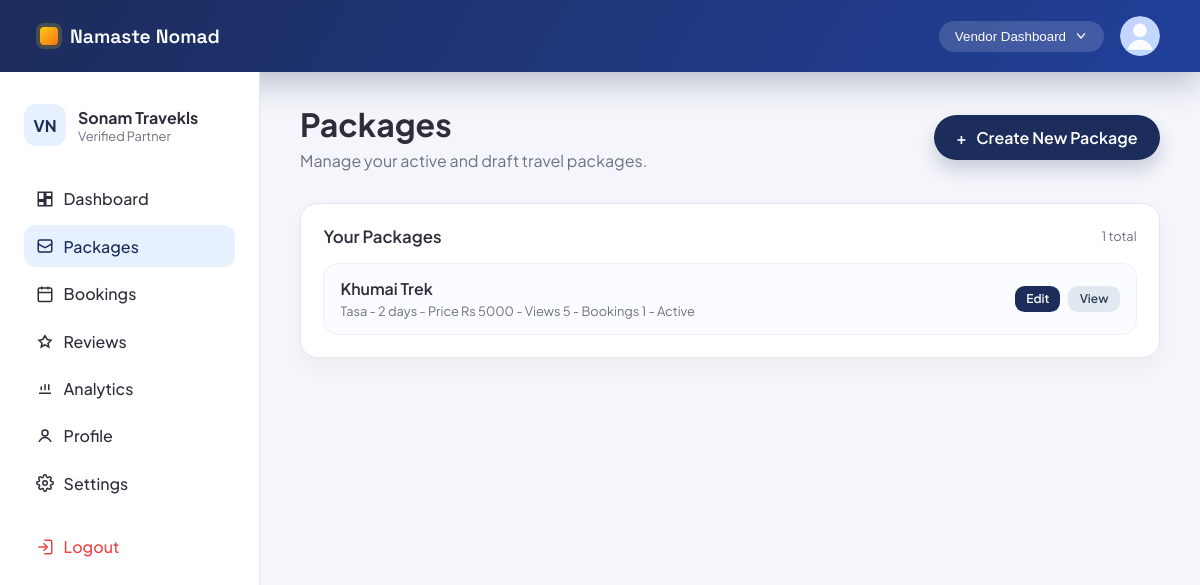
The page /accounts/vendor/packages/ (signed in) on the database as committed earlier.
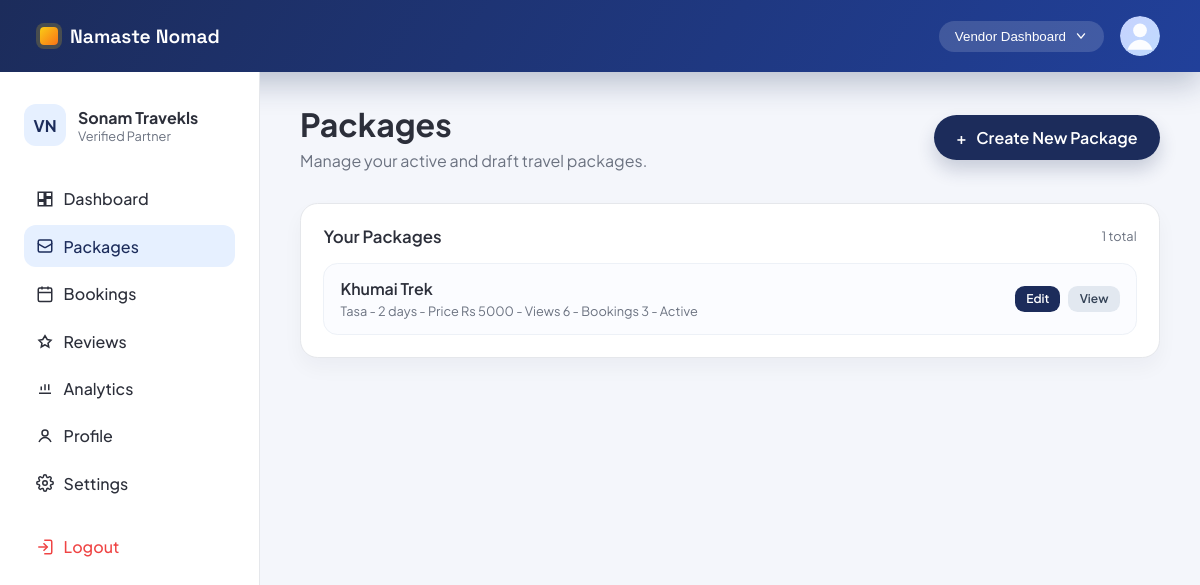
The same page on the database as committed later.
### core/models.py (models this page shows, shortened)
class Package(models.Model):
    DIFFICULTY_CHOICES = (
        ('easy', 'Easy'),
        ('moderate', 'Moderate'),
        ('challenging', 'Challenging'),
        ('expedition', 'Expedition'),
    )
    CATEGORY_TREK = 'TREK'
    CATEGORY_TOUR = 'TOUR'
    CATEGORY_CHOICES = (
        (CATEGORY_TREK, 'Trek'),
        (CATEGORY_TOUR, 'Tour'),
    )
    vendor = models.ForeignKey(
        settings.AUTH_USER_MODEL,
        on_delete=models.CASCADE,
        related_name='vendor_packages',
    )
    title = models.CharField(max_length=200)
    category = models.CharField(max_length=10, choices=CATEGORY_CHOICES, default=CATEGORY_TREK)
    location = models.CharField(max_length=120, blank=True)
    description = models.TextField(blank=True)
    itinerary = models.TextField(blank=True)
    inclusions = models.TextField(blank=True)
    exclusions = models.TextField(blank=True)
    duration_days = models.PositiveSmallIntegerField(blank=True, null=True)
    difficulty = models.CharField(max_length=20, choices=DIFFICULTY_CHOICES, blank=True)
    group_size = models.PositiveSmallIntegerField(blank=True, null=True)
    available_slots = models.PositiveIntegerField(default=10)
    best_season = models.CharField(max_length=100, blank=True)
    image_url = models.URLField(blank=True)
    price = models.DecimalField(
        max_digits=10,
        decimal_places=2,
        validators=[MinValueValidator(0)],
    )
    is_active = models.BooleanField(default=True)
    views_count = models.PositiveIntegerField(default=0)
    created_at = models.DateTimeField(auto_now_add=True)

### accounts/views.py (the view)
# urls.py: path('vendor/packages/', views.vendor_packages, name='vendor_packages'),
@never_cache
@login_required(login_url='vendor_login')
def vendor_packages(request):
    if not _ensure_vendor(request):
        return redirect('vendor_login')
    vendor_profile = _get_vendor_profile(request.user)
    packages = Package.objects.filter(vendor=request.user).annotate(
        booking_count=Count('bookings'),
    ).order_by('-created_at')
    return render(request, 'accounts/vendor_packages.html', {
        'vendor_profile': vendor_profile,
        'active_page': 'packages',
        'packages': packages,
    })

### accounts/views.py (called while the page is built)
def _get_vendor_profile(user):
    try:
        return user.vendor_profile
    except VendorProfile.DoesNotExist:
        return None

def _ensure_vendor(request):
    if getattr(request.user, 'user_type', '') != 'vendor':
        messages.error(request, 'Vendor access only.')
        return False
    vendor_profile = _get_vendor_profile(request.user)
    if vendor_profile and not vendor_profile.is_approved:
        messages.error(request, 'Your vendor account is pending approval.')
        return False
    return True

### accounts/templates/accounts/vendor_packages.html (shortened to what this page needs)
{% extends "accounts/vendor_base.html" %}
{% block content %}
<section class="page-header">
    <div>
        <h1>Packages</h1>
        <p>Manage your active and draft travel packages.</p>
    </div>
    <a class="primary-action" href="{% url 'vendor_package_create' %}">
        <span>+</span>
        Create New Package
    </a>
</section>
<section class="card list-card">
    <div class="card-header">
        <h3>Your Packages</h3>
        <span class="card-meta">{{ packages|length }} total</span>
    </div>
    <div class="package-list">
        {% if packages %}
            {% for package in packages %}
                <div class="package-item">
                    <div>
                        <div class="package-name">{{ package.title }}</div>
                        <div class="package-meta">
                            {{ package.location|default:"Nepal" }}
                            {% if package.duration_days %}- {{ package.duration_days }} days{% endif %}
                            - Price Rs {{ package.price|floatformat:0 }} - Views {{ package.views_count }} - Bookings {{ package.booking_count }} -
                            {% if package.is_active %}Active{% else %}Paused{% endif %}
                        </div>
                    </div>
                    <div class="package-actions">
                        <a class="btn small neutral" href="{% url 'vendor_package_edit' package.id %}">Edit</a>
                        <a class="btn small secondary" href="{% url 'package_detail' package.id %}">View</a>
                    </div>
                </div>
            {% endfor %}
        {% else %}
            <div class="empty-state">No packages created yet.</div>
        {% endif %}
    </div>
</section>
{% endblock %}

Rows that differ between the two databases and show on the page:
changed Package "Khumai Trek": views_count "5" → "6"; booking_count "1" → "3"
